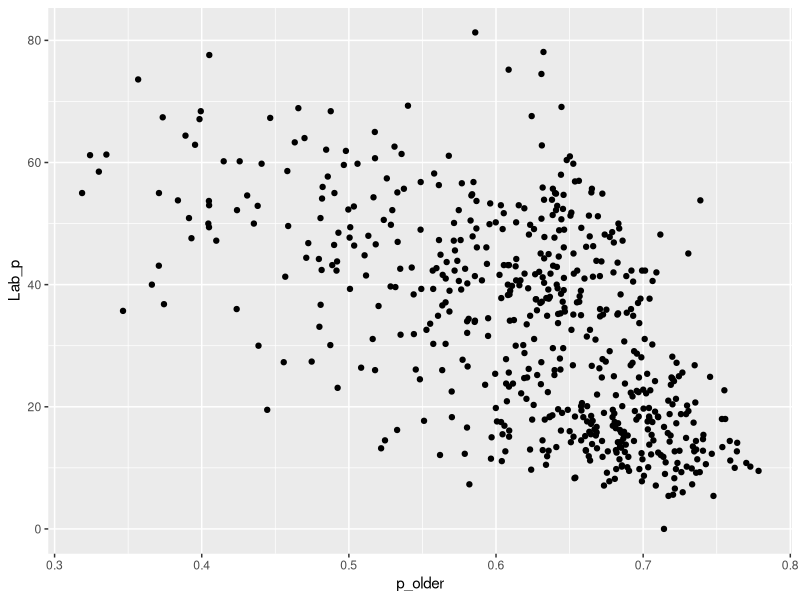
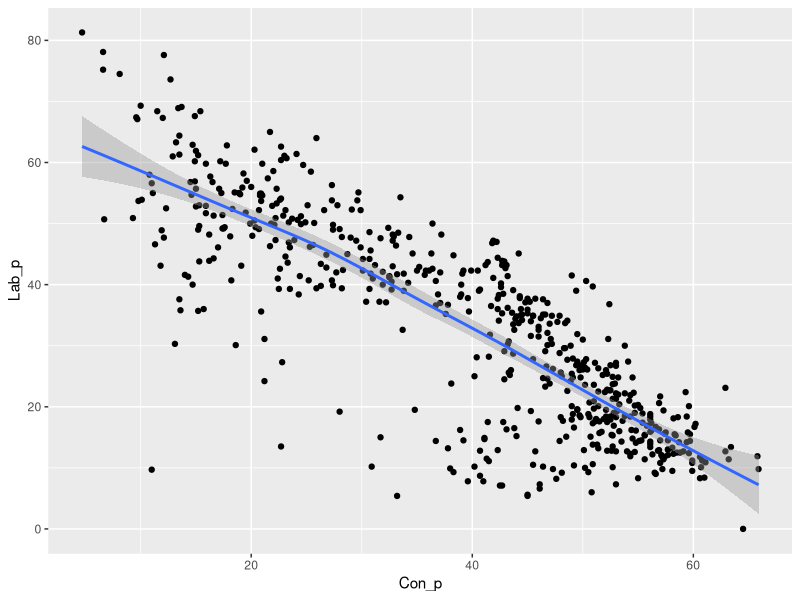

Write R code to recreate these figures, in order.
rm(list=ls())
library(reshape)
house_prices<-read.csv("data/house_prices.csv")
house_prices<-melt(house_prices,id=c("id","year"),m="value")
houses<-cast(house_prices,id~year)
houses<-houses[,c(1,2,20)]
names(houses)<-c("id","houses_1996","houses_2013")
areas<-read.csv("data/areas.csv")[,-2]
results_prop<-read.csv("data/election_results_prop.csv")
str(results_prop)
results_prop<-results_prop[,c(2:9)]
names(results_prop)[2:8]<-paste(names(results_prop)[2:8],"p",sep="_")
str(results_prop)
results<-read.csv("data/election_results.csv")
results<-results[results$SNP==0,]
results$total_votes<-apply(results[,3:9],1,sum)
library(reshape)
d<-read.csv("data/age_profile.csv")
d<-d[,-3]
names(d)[1:2]<-c("id","name")
d<-melt(d,id=1:2)
d$year<-as.numeric(gsub("X","",d$variable))
d<-na.omit(d)
head(d)
d$cat<-cut(d$year,c(-1,17,40,100))
ages<-cast(d,id~cat,sum)
ages$total_voters<-apply(ages[,3:4],1,sum)
names(ages)<-c("id","under18","under40","over40","total_voters")
ages$p_older<-ages$over40/ages$total_voters
combined<-merge(results,results_prop,by="id")
combined<-merge(combined,ages,by="id")
combined<-merge(combined,houses,by="id")
write.csv(combined,"data/combined.csv",row.names=FALSE)

library(ggplot2)
g0<-ggplot(combined,aes(y=Lab_p,x=p_older))
g0+geom_point()
g0<-ggplot(combined,aes(y=Lab_p,x=Con_p))
g0+geom_point()+geom_smooth()
